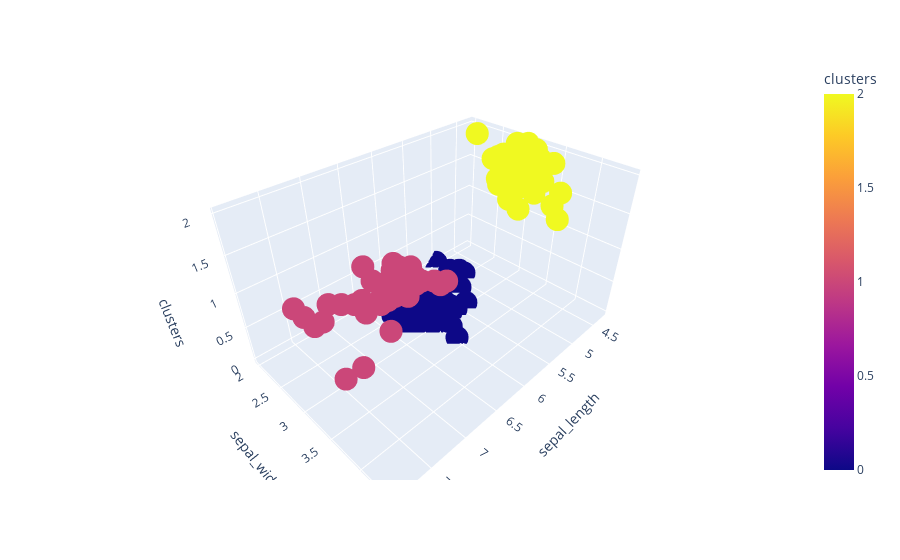

The notebook cell saved with this chart:
### Code cell
import plotly.express as ex

ax = ex.scatter_3d(X, x="sepal_length", y="sepal_width", z="clusters" ,color="clusters")

ax.show()

### Figure 1 — Plotly figure (JSON) as saved in the notebook; plotly's stock layout.template omitted (floating-point values rounded to 4 significant figures; data arrays with more than 128 entries replaced by an {"elided": "..."} marker saying what was removed)
{"data": [{"hovertemplate": "sepal_length=%{x}<br>sepal_width=%{y}<br>clusters=%{marker.color}<extra></extra>", "legendgroup": "", "marker": {"color": {"elided": "150 int values"}, "coloraxis": "coloraxis", "symbol": "circle"}, "mode": "markers", "name": "", "scene": "scene", "showlegend": false, "type": "scatter3d", "x": {"elided": "150 float values"}, "y": {"elided": "150 float values"}, "z": {"elided": "150 int values"}}], "layout": {"coloraxis": {"colorbar": {"title": {"text": "clusters"}}, "colorscale": [[0, "#0d0887"], [0.1111, "#46039f"], [0.2222, "#7201a8"], [0.3333, "#9c179e"], [0.4444, "#bd3786"], [0.5556, "#d8576b"], [0.6667, "#ed7953"], [0.7778, "#fb9f3a"], [0.8889, "#fdca26"], [1, "#f0f921"]]}, "legend": {"tracegroupgap": 0}, "margin": {"t": 60}, "scene": {"domain": {"x": [0, 1], "y": [0, 1]}, "xaxis": {"title": {"text": "sepal_length"}}, "yaxis": {"title": {"text": "sepal_width"}}, "zaxis": {"title": {"text": "clusters"}}}}}
